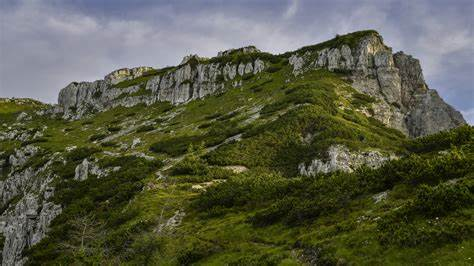
#> input picture mountain.jpg, 474 x 266 px, found by its file name
$ python color_identification.py
#> lines starting #> are read from the running program, lines starting #| are printed output that depends on the picture; after the words box and inside, x2 and y2 are one past the last pixel; in counts of white or black regions, pixels touching at a corner belong together
import cv2
import numpy as np
import matplotlib.pyplot as plt

img = cv2.imread('C:/Users/User/Desktop/mountain.jpg')
#> img is the input picture: shape (266, 474, 3); mean B, G, R 69.1, 89.5, 86.8

plt.figure(figsize=(20,8))
plt.imshow(img)

grid_RGB = cv2.cvtColor(img, cv2.COLOR_BGR2RGB)

plt.figure(figsize=(20,8))
plt.imshow(grid_RGB)

grid_HSV = cv2.cvtColor(grid_RGB, cv2.COLOR_RGB2HSV)
#> grid_HSV: shape (266, 474, 3); mean H, S, V 53.3, 119.7, 94.9

lower = np.array([35,150,50])
upper = np.array([75,255,255])

mask = cv2.inRange(grid_HSV,lower,upper)
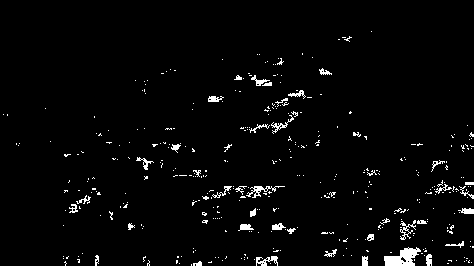
#> mask: shape (266, 474); 2.8% white in thin lines or dots, all inside (x1, y1, x2, y2) = (3, 31, 474, 266)

plt.figure(figsize=(20,8))
plt.imshow(mask)

res = cv2.bitwise_and(grid_RGB, grid_RGB, mask=mask)
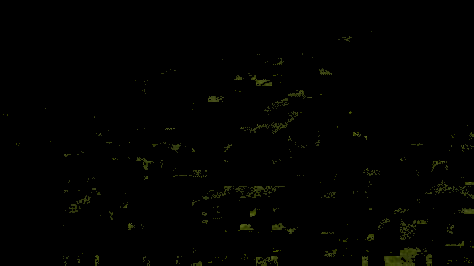
#> res: shape (266, 474, 3); mean R, G, B 1.5, 1.7, 0.4
plt.figure(figsize=(20,8))

plt.imshow(res)
